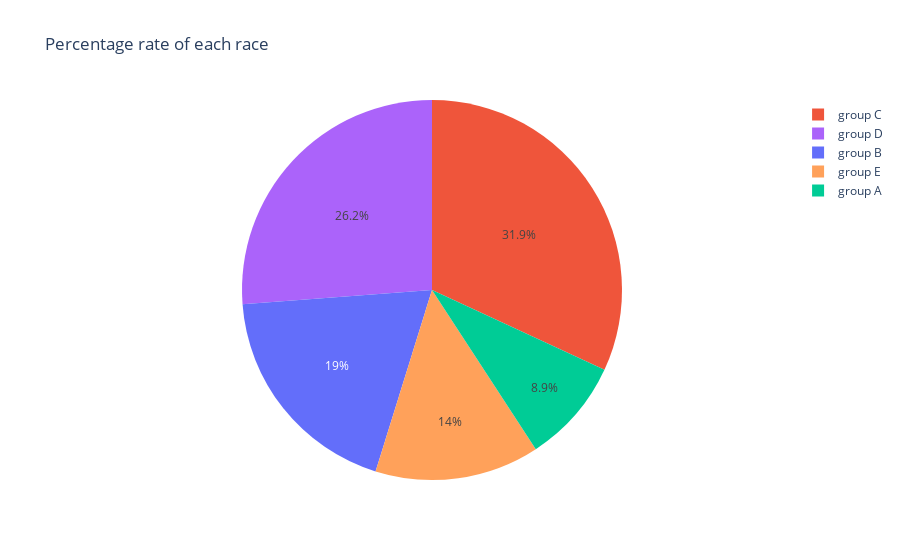

The cell this chart's notebook holds for it:
### Code cell
fig = px.pie(names=studentper['race/ethnicity'],color=studentper['race/ethnicity'],
                            title='Percentage rate of each race')
fig.show()

### Figure 1 — Plotly figure (JSON) as saved in the notebook; plotly's stock layout.template omitted (floating-point values rounded to 4 significant figures; data arrays with more than 128 entries replaced by an {"elided": "..."} marker saying what was removed)
{"data": [{"customdata": {"elided": "1000x1 str values"}, "domain": {"x": [0, 1], "y": [0, 1]}, "hovertemplate": "label=%{label}<br>color=%{customdata[0]}<extra></extra>", "labels": {"elided": "1000 str values"}, "legendgroup": "", "marker": {"colors": {"elided": "1000 str values"}}, "name": "", "showlegend": true, "type": "pie"}], "layout": {"legend": {"tracegroupgap": 0}, "title": {"text": "Percentage rate of each race"}}}
